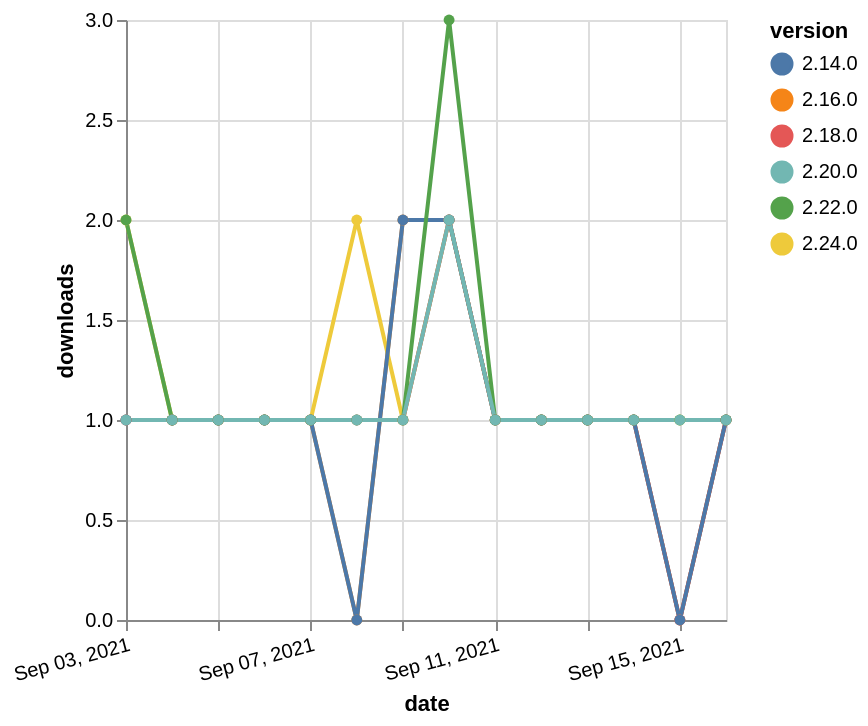

This figure's Vega-Lite source:
### Vega-Lite specification from a JSON file in a GitHub repository (floating-point values rounded to 4 significant figures)
{"$schema": "https://vega.github.io/schema/vega-lite/v5.json", "description": "A simple bar chart with embedded data.", "data": {"values": [{"date": "2021-09-03", "total": 195, "delta": 1, "version": "2.16.0"}, {"date": "2021-09-04", "total": 196, "delta": 1, "version": "2.16.0"}, {"date": "2021-09-05", "total": 197, "delta": 1, "version": "2.16.0"}, {"date": "2021-09-06", "total": 198, "delta": 1, "version": "2.16.0"}, {"date": "2021-09-07", "total": 199, "delta": 1, "version": "2.16.0"}, {"date": "2021-09-08", "total": 199, "delta": 0, "version": "2.16.0"}, {"date": "2021-09-09", "total": 201, "delta": 2, "version": "2.16.0"}, {"date": "2021-09-10", "total": 203, "delta": 2, "version": "2.16.0"}, {"date": "2021-09-11", "total": 204, "delta": 1, "version": "2.16.0"}, {"date": "2021-09-12", "total": 205, "delta": 1, "version": "2.16.0"}, {"date": "2021-09-13", "total": 206, "delta": 1, "version": "2.16.0"}, {"date": "2021-09-14", "total": 207, "delta": 1, "version": "2.16.0"}, {"date": "2021-09-15", "total": 207, "delta": 0, "version": "2.16.0"}, {"date": "2021-09-16", "total": 208, "delta": 1, "version": "2.16.0"}, {"date": "2021-09-03", "total": 117, "delta": 2, "version": "2.24.0"}, {"date": "2021-09-04", "total": 118, "delta": 1, "version": "2.24.0"}, {"date": "2021-09-05", "total": 119, "delta": 1, "version": "2.24.0"}, {"date": "2021-09-06", "total": 120, "delta": 1, "version": "2.24.0"}, {"date": "2021-09-07", "total": 121, "delta": 1, "version": "2.24.0"}, {"date": "2021-09-08", "total": 123, "delta": 2, "version": "2.24.0"}, {"date": "2021-09-09", "total": 124, "delta": 1, "version": "2.24.0"}, {"date": "2021-09-10", "total": 126, "delta": 2, "version": "2.24.0"}, {"date": "2021-09-11", "total": 127, "delta": 1, "version": "2.24.0"}, {"date": "2021-09-12", "total": 128, "delta": 1, "version": "2.24.0"}, {"date": "2021-09-13", "total": 129, "delta": 1, "version": "2.24.0"}, {"date": "2021-09-14", "total": 130, "delta": 1, "version": "2.24.0"}, {"date": "2021-09-15", "total": 131, "delta": 1, "version": "2.24.0"}, {"date": "2021-09-16", "total": 132, "delta": 1, "version": "2.24.0"}, {"date": "2021-09-03", "total": 184, "delta": 1, "version": "2.18.0"}, {"date": "2021-09-04", "total": 185, "delta": 1, "version": "2.18.0"}, {"date": "2021-09-05", "total": 186, "delta": 1, "version": "2.18.0"}, {"date": "2021-09-06", "total": 187, "delta": 1, "version": "2.18.0"}, {"date": "2021-09-07", "total": 188, "delta": 1, "version": "2.18.0"}, {"date": "2021-09-08", "total": 189, "delta": 1, "version": "2.18.0"}, {"date": "2021-09-09", "total": 190, "delta": 1, "version": "2.18.0"}, {"date": "2021-09-10", "total": 192, "delta": 2, "version": "2.18.0"}, {"date": "2021-09-11", "total": 193, "delta": 1, "version": "2.18.0"}, {"date": "2021-09-12", "total": 194, "delta": 1, "version": "2.18.0"}, {"date": "2021-09-13", "total": 195, "delta": 1, "version": "2.18.0"}, {"date": "2021-09-14", "total": 196, "delta": 1, "version": "2.18.0"}, {"date": "2021-09-15", "total": 196, "delta": 0, "version": "2.18.0"}, {"date": "2021-09-16", "total": 197, "delta": 1, "version": "2.18.0"}, {"date": "2021-09-03", "total": 241, "delta": 1, "version": "2.14.0"}, {"date": "2021-09-04", "total": 242, "delta": 1, "version": "2.14.0"}, {"date": "2021-09-05", "total": 243, "delta": 1, "version": "2.14.0"}, {"date": "2021-09-06", "total": 244, "delta": 1, "version": "2.14.0"}, {"date": "2021-09-07", "total": 245, "delta": 1, "version": "2.14.0"}, {"date": "2021-09-08", "total": 245, "delta": 0, "version": "2.14.0"}, {"date": "2021-09-09", "total": 247, "delta": 2, "version": "2.14.0"}, {"date": "2021-09-10", "total": 249, "delta": 2, "version": "2.14.0"}, {"date": "2021-09-11", "total": 250, "delta": 1, "version": "2.14.0"}, {"date": "2021-09-12", "total": 251, "delta": 1, "version": "2.14.0"}, {"date": "2021-09-13", "total": 252, "delta": 1, "version": "2.14.0"}, {"date": "2021-09-14", "total": 253, "delta": 1, "version": "2.14.0"}, {"date": "2021-09-15", "total": 253, "delta": 0, "version": "2.14.0"}, {"date": "2021-09-16", "total": 254, "delta": 1, "version": "2.14.0"}, {"date": "2021-09-03", "total": 179, "delta": 2, "version": "2.22.0"}, {"date": "2021-09-04", "total": 180, "delta": 1, "version": "2.22.0"}, {"date": "2021-09-05", "total": 181, "delta": 1, "version": "2.22.0"}, {"date": "2021-09-06", "total": 182, "delta": 1, "version": "2.22.0"}, {"date": "2021-09-07", "total": 183, "delta": 1, "version": "2.22.0"}, {"date": "2021-09-08", "total": 184, "delta": 1, "version": "2.22.0"}, {"date": "2021-09-09", "total": 185, "delta": 1, "version": "2.22.0"}, {"date": "2021-09-10", "total": 188, "delta": 3, "version": "2.22.0"}, {"date": "2021-09-11", "total": 189, "delta": 1, "version": "2.22.0"}, {"date": "2021-09-12", "total": 190, "delta": 1, "version": "2.22.0"}, {"date": "2021-09-13", "total": 191, "delta": 1, "version": "2.22.0"}, {"date": "2021-09-14", "total": 192, "delta": 1, "version": "2.22.0"}, {"date": "2021-09-15", "total": 193, "delta": 1, "version": "2.22.0"}, {"date": "2021-09-16", "total": 194, "delta": 1, "version": "2.22.0"}, {"date": "2021-09-03", "total": 159, "delta": 1, "version": "2.20.0"}, {"date": "2021-09-04", "total": 160, "delta": 1, "version": "2.20.0"}, {"date": "2021-09-05", "total": 161, "delta": 1, "version": "2.20.0"}, {"date": "2021-09-06", "total": 162, "delta": 1, "version": "2.20.0"}, {"date": "2021-09-07", "total": 163, "delta": 1, "version": "2.20.0"}, {"date": "2021-09-08", "total": 164, "delta": 1, "version": "2.20.0"}, {"date": "2021-09-09", "total": 165, "delta": 1, "version": "2.20.0"}, {"date": "2021-09-10", "total": 167, "delta": 2, "version": "2.20.0"}, {"date": "2021-09-11", "total": 168, "delta": 1, "version": "2.20.0"}, {"date": "2021-09-12", "total": 169, "delta": 1, "version": "2.20.0"}, {"date": "2021-09-13", "total": 170, "delta": 1, "version": "2.20.0"}, {"date": "2021-09-14", "total": 171, "delta": 1, "version": "2.20.0"}, {"date": "2021-09-15", "total": 172, "delta": 1, "version": "2.20.0"}, {"date": "2021-09-16", "total": 173, "delta": 1, "version": "2.20.0"}]}, "width": "container", "mark": {"type": "line", "point": {"filled": true}}, "encoding": {"x": {"field": "date", "type": "temporal", "timeUnit": "yearmonthdate", "title": "date", "axis": {"labelAngle": -15}}, "y": {"field": "delta", "type": "quantitative", "title": "downloads"}, "color": {"field": "version", "type": "nominal"}, "tooltip": {"field": "delta"}}}
